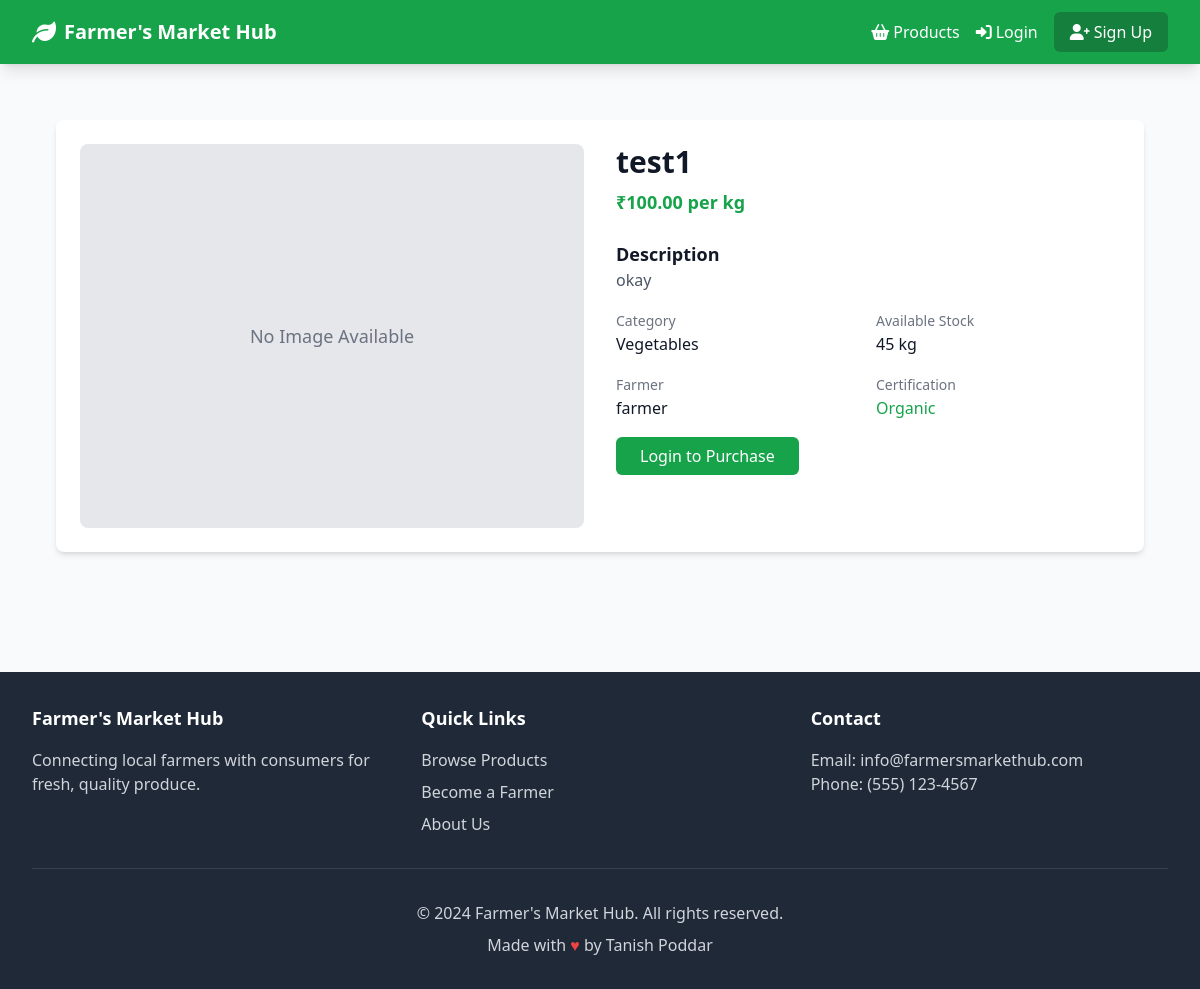
The app's page /product/2 with its own data.
### app/models.py (models this page shows, shortened)
class Product(db.Model):
    id = db.Column(db.Integer, primary_key=True)
    name = db.Column(db.String(100), nullable=False)
    description = db.Column(db.Text)
    price = db.Column(db.Float, nullable=False)
    quantity = db.Column(db.Integer, default=0)
    unit = db.Column(db.String(20), default='piece')
    organic = db.Column(db.Boolean, default=False)
    image = db.Column(db.String(200))
    available = db.Column(db.Boolean, default=True)
    pickup_available = db.Column(db.Boolean, default=True)
    delivery_available = db.Column(db.Boolean, default=False)
    delivery_fee = db.Column(db.Float, default=0.0)
    category = db.Column(db.String(50))
    farmer_id = db.Column(db.Integer, db.ForeignKey('user.id'), nullable=False)
    created_at = db.Column(db.DateTime, default=datetime.utcnow)
    updated_at = db.Column(db.DateTime, default=datetime.utcnow, onupdate=datetime.utcnow)
    order_items = db.relationship('OrderItem', backref='product', lazy=True)

class User(UserMixin, db.Model):
    id = db.Column(db.Integer, primary_key=True)
    username = db.Column(db.String(80), unique=True, nullable=False)
    email = db.Column(db.String(120), unique=True, nullable=False)
    password_hash = db.Column(db.String(128))
    role = db.Column(db.Enum(UserRole), default=UserRole.BUYER)
    is_approved = db.Column(db.Boolean, default=False)
    is_blocked = db.Column(db.Boolean, default=False)
    location = db.Column(db.String(200))
    phone = db.Column(db.String(20))
    created_at = db.Column(db.DateTime, default=datetime.utcnow)
    products = db.relationship('Product', backref='farmer', lazy=True)
    orders_as_buyer = db.relationship('Order', foreign_keys='Order.buyer_id', backref='buyer', lazy=True)
    orders_as_farmer = db.relationship('Order', foreign_keys='Order.farmer_id', backref='farmer', lazy=True)

### app/routes/main.py (the view)
@main_bp.route('/product/<int:product_id>')
def product_detail(product_id):
    product = Product.query.get_or_404(product_id)
    if not product.farmer.is_approved or product.farmer.role != UserRole.FARMER:
        flash('This product is not available.', 'error')
        return redirect(url_for('main.products'))
    related_products = Product.query.filter(
        Product.farmer_id == product.farmer_id,
        Product.id != product.id,
        Product.available == True
    ).limit(4).all()
    return render_template('main/product_detail.html',
                         product=product,
                         related_products=related_products)

### app/templates/main/product_detail.html (shortened to what this page needs)
{% extends 'base.html' %}
{% block content %}
<div class="max-w-6xl mx-auto p-6">
    <div class="bg-white rounded-lg shadow-md overflow-hidden">
        <div class="grid grid-cols-1 md:grid-cols-2 gap-8 p-6">
            <div class="flex justify-center">
                {% if product.image %}
                <img src="{{ url_for('static', filename='uploads/' + product.image) }}" alt="{{ product.name }}" class="max-w-full h-96 object-cover rounded-lg">
                {% else %}
                <div class="w-full h-96 bg-gray-200 rounded-lg flex items-center justify-center">
                    <span class="text-gray-500 text-lg">No Image Available</span>
                </div>
                {% endif %}
            </div>
            <div class="space-y-6">
                <div>
                    <h1 class="text-3xl font-bold text-gray-900">{{ product.name }}</h1>
                    <p class="text-lg text-green-600 font-semibold mt-2">₹{{ "%.2f"|format(product.price) }} per {{ product.unit }}</p>
                </div>
                <div class="space-y-4">
                    <div>
                        <h3 class="text-lg font-semibold text-gray-900">Description</h3>
                        <p class="text-gray-600">{{ product.description or 'No description available.' }}</p>
                    </div>
                    <div class="grid grid-cols-2 gap-4">
                        <div>
                            <span class="text-sm font-medium text-gray-500">Category</span>
                            <p class="text-gray-900">{{ product.category.title() }}</p>
                        </div>
                        <div>
                            <span class="text-sm font-medium text-gray-500">Available Stock</span>
                            <p class="text-gray-900">{{ product.quantity }} {{ product.unit }}</p>
                        </div>
                        <div>
                            <span class="text-sm font-medium text-gray-500">Farmer</span>
                            <p class="text-gray-900">{{ product.farmer.username }}</p>
                        </div>
                        {% if product.organic %}
                        <div>
                            <span class="text-sm font-medium text-gray-500">Certification</span>
                            <p class="text-green-600 font-medium">Organic</p>
                        </div>
                        {% endif %}
                    </div>
                </div>
                {% if current_user.is_authenticated %}
                <form id="add-to-cart-form" action="{{ url_for('orders.add_to_cart', product_id=product.id) }}" method="post" class="mt-4 flex items-center gap-2">
                    <input type="hidden" name="csrf_token" value="{{ csrf_token() }}"/>
                    <div class="flex items-center border border-gray-300 rounded-md">
                        <button type="button" id="decrease-quantity" class="px-3 py-2 text-gray-600 hover:text-gray-800 focus:outline-none">-</button>
                        <input type="number" id="quantity" name="quantity" value="1" min="1" max="{{ product.quantity }}" aria-label="Quantity" class="w-16 text-center border-0 focus:ring-0">
                        <button type="button" id="increase-quantity" class="px-3 py-2 text-gray-600 hover:text-gray-800 focus:outline-none">+</button>
                    </div>
                    <button type="submit" class="bg-green-600 text-white px-6 py-2 rounded-md hover:bg-green-700 focus:outline-none focus:ring-2 focus:ring-green-500 font-medium">
                        Add to Cart
                    </button>
                </form>
                {% else %}
                <div class="mt-4">
                    <a href="{{ url_for('auth.login') }}" class="bg-green-600 text-white px-6 py-2 rounded-md hover:bg-green-700 focus:outline-none focus:ring-2 focus:ring-green-500 font-medium">
                        Login to Purchase
                    </a>
                </div>
                {% endif %}
            </div>
        </div>
    </div>
</div>
{% endblock %}

### records on screen
Product: name "test1", price "100.00", unit "kg", description "okay", category "Vegetables", quantity "45"
User: farmer.username "farmer"
